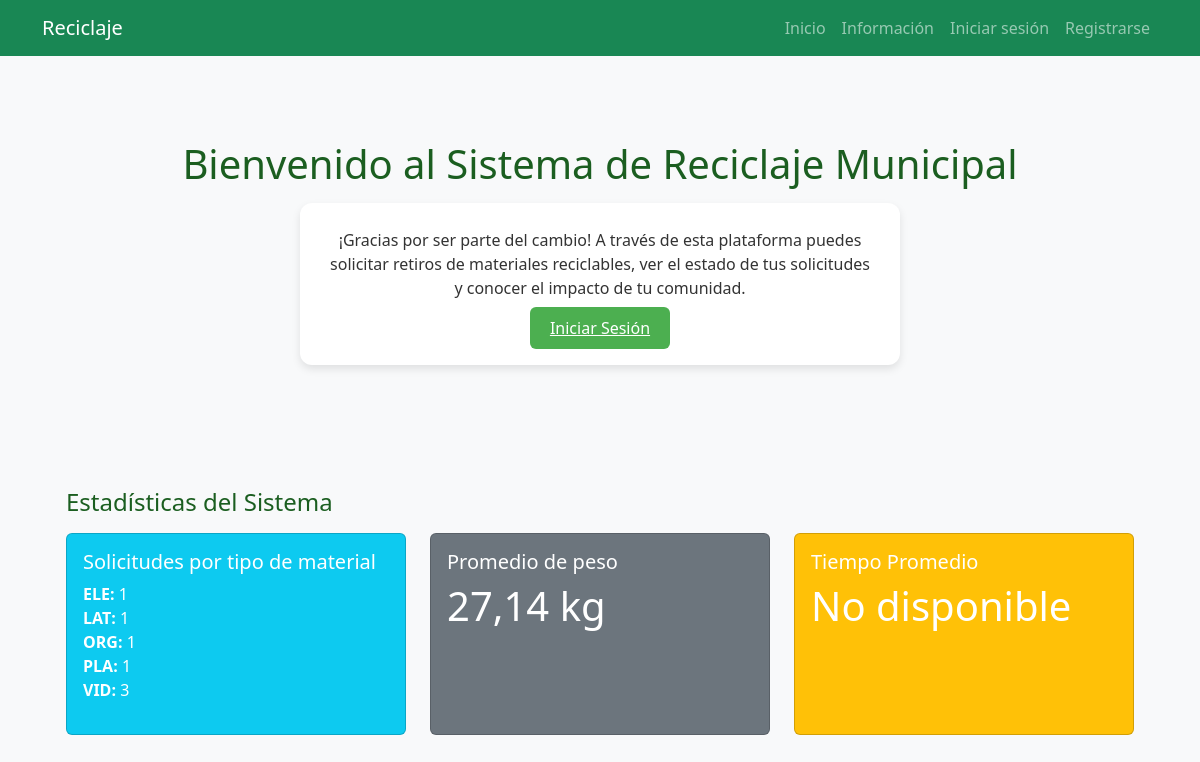
The page / on the database its author committed.
### core/models.py (models this page shows, shortened)
class SolicitudRetiro(models.Model):
    TIPO_MATERIAL_CHOICES = [
        ('VID', 'Vidrio'),
        ('PAP', 'Papel'),
        ('PLA', 'Plástico'),
        ('LAT', 'Latas'),
        ('ORG', 'Orgánico'),
        ('ELE', 'Electrónicos'),
    ]
    ESTADO_CHOICES = [
        ('pendiente', 'Pendiente'),
        ('en_ruta', 'En Ruta'),
        ('completado', 'Completado'),
    ]
    ciudadano = models.ForeignKey(User, on_delete=models.CASCADE)
    tipo_material = models.CharField(max_length=3, choices=TIPO_MATERIAL_CHOICES)
    cantidad = models.DecimalField(max_digits=6, decimal_places=2)
    fecha_retiro = models.DateField()
    direccion_retiro = models.CharField(max_length=255)
    comentario = models.CharField(max_length=100, blank=True)
    estado = models.CharField(max_length=20, choices=ESTADO_CHOICES, default='pendiente')
    operario_asignado = models.ForeignKey(User, null=True, blank=True, on_delete=models.SET_NULL, related_name='retiros_asignados')
    creado_en = models.DateTimeField(auto_now_add=True)
    completado_en = models.DateTimeField(null=True, blank=True)  # NUEVO CAMPO

### core/views.py (the view)
# urls.py: path('', views.inicio, name='inicio'),
def inicio(request):
    materiales = SolicitudRetiro.objects.values('tipo_material').annotate(total=Count('id'))
    promedio_kg = SolicitudRetiro.objects.aggregate(
        promedio=Avg('cantidad')
    )['promedio'] or 0
    tiempo_promedio = SolicitudRetiro.objects.filter(
        estado='completado',
        completado_en__isnull=False
    ).annotate(
        duracion=ExpressionWrapper(
            F('completado_en') - F('creado_en'),
            output_field=DurationField()
        )
    ).aggregate(
        promedio_duracion=Avg('duracion')
    )['promedio_duracion']
    return render(request, 'core/inicio.html', {
        'materiales': materiales,
        'promedio_kg': round(promedio_kg, 2),
        'tiempo_promedio': tiempo_promedio,
    })

### core/templates/core/inicio.html (shortened to what this page needs)
{% extends "base.html" %}
{% block contenido %}
<div class="container-principal">
  <h1>Bienvenido al Sistema de Reciclaje Municipal</h1>
  <div class="card-info">
    <p>¡Gracias por ser parte del cambio! A través de esta plataforma puedes solicitar retiros de materiales reciclables, ver el estado de tus solicitudes y conocer el impacto de tu comunidad.</p>
    {% if user.is_authenticated %}
      <a href="{% url 'perfil' %}" class="btn-verde">Ir a mi Perfil</a>
    {% else %}
      <a href="{% url 'login' %}" class="btn-verde">Iniciar Sesión</a>
    {% endif %}
  </div>
</div>
<div class="container mt-5">
<div class="container mt-5">
  <h4 class="mb-3">Estadísticas del Sistema</h4>
  <div class="row">
    <div class="col-md-4 mb-3">
      <div class="card text-white bg-info h-100">
        <div class="card-body">
          <h5 class="card-title">Solicitudes por tipo de material</h5>
          <ul class="list-unstyled">
            {% for mat in materiales %}
              <li>
                <strong>{{ mat.tipo_material }}:</strong> {{ mat.total }}
              </li>
            {% endfor %}
          </ul>
        </div>
      </div>
    </div>
    <div class="col-md-4 mb-3">
      <div class="card text-white bg-secondary h-100">
        <div class="card-body">
          <h5 class="card-title">Promedio de peso</h5>
          <p class="card-text display-6">{{ promedio_kg }} kg</p>
        </div>
      </div>
    </div>
    <div class="col-md-4 mb-3">
      <div class="card text-white bg-warning h-100">
        <div class="card-body">
          <h5 class="card-title">Tiempo Promedio</h5>
          <p class="card-text display-6">
            {% if tiempo_promedio %}
              {{ tiempo_promedio|timesince:"0" }}
            {% else %}
              No disponible
            {% endif %}
          </p>
        </div>
      </div>
    </div>
  </div>
</div>
</div>
{% endblock %}

### core/static/css/estilos.css (style rules this page uses)
body { background-color: #f0f4f7; font-family: 'Segoe UI', Tahoma, Geneva, Verdana, sans-serif; color: #333; }
h1, h2, h3, h4 { color: #1b5e20; }
.container-principal { padding: 60px 20px; text-align: center; }
.card-info { background-color: #ffffff; padding: 25px; margin: 15px auto; border-radius: 12px; box-shadow: 0 4px 8px rgba(0, 0, 0, 0.1); max-width: 600px; }
.btn-verde { background-color: #4caf50; color: white; border: none; padding: 10px 20px; margin-top: 15px; border-radius: 6px; transition: background-color 0.3s ease; }

### rows shown on the page
SolicitudRetiro: tipo_material "ELE", total "1"
SolicitudRetiro: tipo_material "LAT", total "1"
SolicitudRetiro: tipo_material "ORG", total "1"
SolicitudRetiro: tipo_material "PLA", total "1"

### other values the page prints
{{ mat.tipo_material }} "VID"
{{ mat.total }} "3"
{{ promedio_kg }} "27,14"
